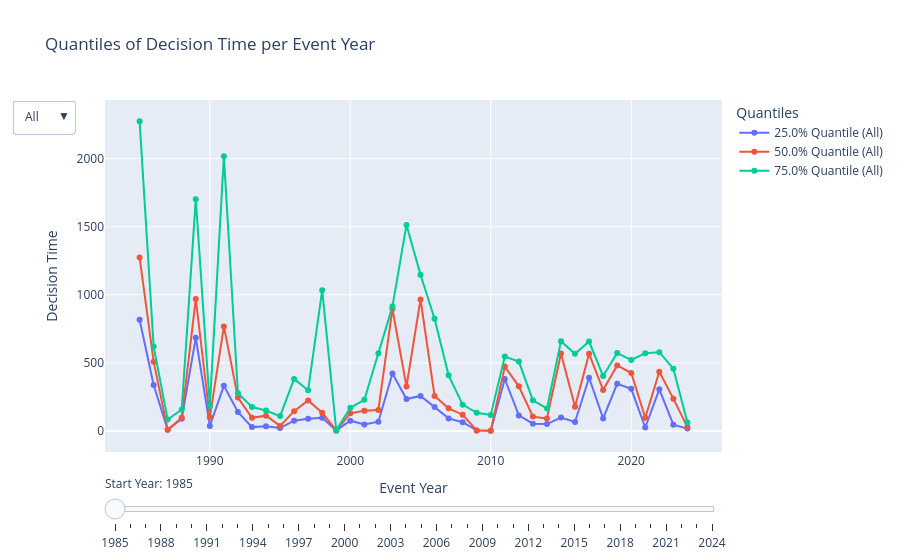

Notebook code for this chart:
### Code cell
import plotly.graph_objects as go

# Calculate the quantiles for each year
quantiles_per_year = df.groupby('event_year')['decision_time'].quantile([0.25, 0.5, 0.75]).unstack(level=1)
quantiles_per_year_sec = df[df['code_peril'] == 'SEC'].groupby('event_year')['decision_time'].quantile([0.25, 0.5, 0.75]).unstack(level=1)

# Create the figure
fig = go.Figure()

# Add lines for each quantile for all data
for quantile in [0.25, 0.5, 0.75]:
    fig.add_trace(go.Scatter(x=quantiles_per_year.index, y=quantiles_per_year[quantile],
                             mode='lines+markers', name=f'{quantile * 100}% Quantile (All)',
                             visible=True))

# Add lines for each quantile for SEC data
for quantile in [0.25, 0.5, 0.75]:
    fig.add_trace(go.Scatter(x=quantiles_per_year_sec.index, y=quantiles_per_year_sec[quantile],
                             mode='lines+markers', name=f'{quantile * 100}% Quantile (SEC)',
                             visible=False))

# Create year ranges for slider
years = list(range(df['event_year'].min(), df['event_year'].max() + 1))

# Update layout to include dropdown and slider
fig.update_layout(
    title='Quantiles of Decision Time per Event Year',
    xaxis_title='Event Year',
    yaxis_title='Decision Time',
    legend_title='Quantiles',
    updatemenus=[
        {
            'buttons': [
                {
                    'method': 'update',
                    'label': 'All',
                    'args': [{'visible': [True]*3 + [False]*3}]
                },
                {
                    'method': 'update',
                    'label': 'SEC',
                    'args': [{'visible': [False]*3 + [True]*3}]
                }
            ],
            'direction': 'down',
            'showactive': True
        }
    ],
    sliders=[{
        'steps': [{'method': 'update', 'label': str(year), 'args': [
            {'x': ([quantiles_per_year.index[quantiles_per_year.index >= year].tolist()] * 3) + ([quantiles_per_year_sec.index[quantiles_per_year_sec.index >= year].tolist()] * 3)}
        ]} for year in years],
        'currentvalue': {'prefix': 'Start Year: '}
    }]
)

# Show the plot
fig.show()
